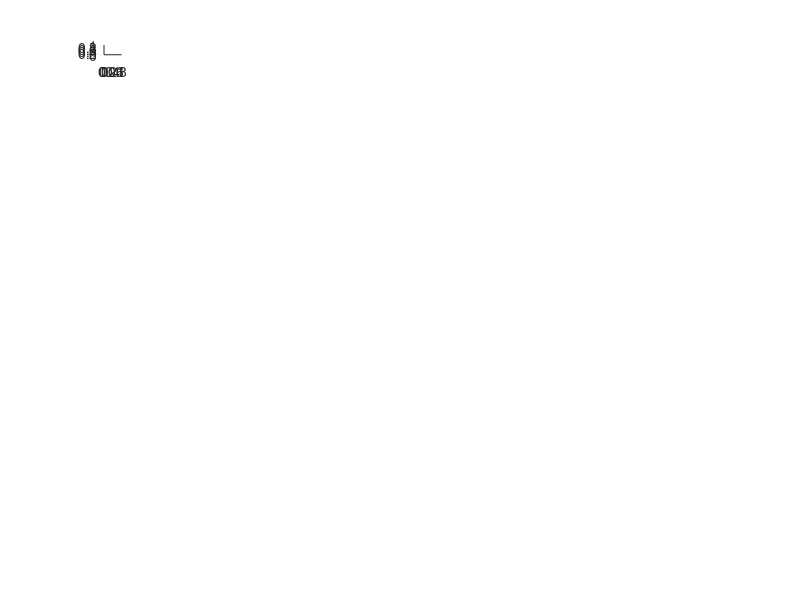

MATLAB code to generate this figure: (Note: this script raises an error after producing the figure.)
addpath('gwmcmc/')
sdp=[1,2,3,5,6,7,8,9,10,11,12,13];

figure(4)
clf

for i=1:numel(sdp)
   subplot(numel(sdp),numel(sdp),(i-1)*numel(sdp)+i)
   bins=linspace(pmin(sdp(i)),pmax(sdp(i)),10);
   histogram(mdlpstnl(sdp(i),:,end),bins,'EdgeColor',[0.5,0.5,0.5],'FaceColor',[0.5,0.5,0.5])

   title({pname{sdp(i)}})

  for j=1:(i-1)
    subplot(numel(sdp),numel(sdp),(i-1)*numel(sdp)+j)
    plot(mdlpstnl(sdp(j),:,end),mdlpstnl(sdp(i),:,end),'.','color',[0.5,0.5,.5])
    hold on

    xlim([pmin(sdp(j)),pmax(sdp(j))])
    ylim([pmin(sdp(i)),pmax(sdp(i))])
    if j==1
      ylabel(pname{sdp(i)})
    end
    if i==numel(sdp)
      xlabel(pname{sdp(j)})
    end
    
  end
end



set(gcf, 'PaperPosition', [0 0 15 12]);
set(gcf, 'PaperSize', [15 12]); 
print(gcf,'-dpdf','-painters',['corner_unbiased.pdf'])

clf


for i=1:numel(sdp)
   subplot(numel(sdp),numel(sdp),(i-1)*numel(sdp)+i)
   bins=linspace(pmin(sdp(i)),pmax(sdp(i)),10);
   histogram(mdlpstnl(sdp(i),:,end),bins,'EdgeColor',[0.5,0.5,0.5],'FaceColor',[0.5,0.5,0.5])
   hold on
   histogram(mdlpstcf(sdp(i),:,end),bins,'EdgeColor',[0.8,0.5,0.3],'FaceColor',[0.8,0.5,0.3],'Facealpha',0.3)

   
   title({pname{sdp(i)}})

  for j=1:(i-1)
    subplot(numel(sdp),numel(sdp),(i-1)*numel(sdp)+j)
    plot(mdlpstnl(sdp(j),:,end),mdlpstnl(sdp(i),:,end),'.','color',[0.5,0.5,.5])
    hold on
    plot(mdlpstcf(sdp(j),:,end),mdlpstcf(sdp(i),:,end),'.','color',[0.8,0.5,.5,0.3])

    xlim([pmin(sdp(j)),pmax(sdp(j))])
    ylim([pmin(sdp(i)),pmax(sdp(i))])
    if j==1
      ylabel(pname{sdp(i)})
    end
    if i==numel(sdp)
      xlabel(pname{sdp(j)})
    end
    
  end
end

set(gcf, 'PaperPosition', [0 0 15 12]);
set(gcf, 'PaperSize', [15 12]); 
print(gcf,'-dpdf','-painters',['corner_paleo.pdf'])

clf



for i=1:numel(sdp)
   subplot(numel(sdp),numel(sdp),(i-1)*numel(sdp)+i)
   bins=linspace(pmin(sdp(i)),pmax(sdp(i)),10);
   histogram(mdlpstnl(sdp(i),:,end),bins,'EdgeColor',[0.5,0.5,0.5],'FaceColor',[0.5,0.5,0.5])
   hold on
   histogram(mdlpstml(sdp(i),:,end),bins,'EdgeColor',[0.8,0.5,0.3],'FaceColor',[0.8,0.5,0.3],'Facealpha',0.3)

   
   title({pname{sdp(i)}})

  for j=1:(i-1)
    subplot(numel(sdp),numel(sdp),(i-1)*numel(sdp)+j)
    plot(mdlpstnl(sdp(j),:,end),mdlpstnl(sdp(i),:,end),'.','color',[0.5,0.5,.5])
    hold on
    plot(mdlpstml(sdp(j),:,end),mdlpstml(sdp(i),:,end),'.','color',[0.8,0.5,.5,0.3])

    xlim([pmin(sdp(j)),pmax(sdp(j))])
    ylim([pmin(sdp(i)),pmax(sdp(i))])
    if j==1
      ylabel(pname{sdp(i)})
    end
    if i==numel(sdp)
      xlabel(pname{sdp(j)})
    end
    
  end
end


set(gcf, 'PaperPosition', [0 0 15 12]);
set(gcf, 'PaperSize', [15 12]); 
print(gcf,'-dpdf','-painters',['corner_millar.pdf'])

clf

for i=1:numel(sdp)
   subplot(numel(sdp),numel(sdp),(i-1)*numel(sdp)+i)
   bins=linspace(pmin(sdp(i)),pmax(sdp(i)),10);
   histogram(mdlpstnl(sdp(i),:,end),bins,'EdgeColor',[0.5,0.5,0.5],'FaceColor',[0.5,0.5,0.5])
   hold on
   histogram(mdlpst(sdp(i),:,end),bins,'EdgeColor',[0.8,0.5,0.3],'FaceColor',[0.8,0.5,0.3],'Facealpha',0.3)

   title({pname{sdp(i)}})

  for j=1:(i-1)
    subplot(numel(sdp),numel(sdp),(i-1)*numel(sdp)+j)
    plot(mdlpstnl(sdp(j),:,end),mdlpstnl(sdp(i),:,end),'.','color',[0.5,0.5,.5])
    hold on
    plot(mdlpst(sdp(j),:,end),mdlpst(sdp(i),:,end),'.','color',[0.8,0.5,.5,0.3])

    xlim([pmin(sdp(j)),pmax(sdp(j))])
    ylim([pmin(sdp(i)),pmax(sdp(i))])
    if j==1
      ylabel(pname{sdp(i)})
    end
    if i==numel(sdp)
      xlabel(pname{sdp(j)})
    end
    
  end
end

set(gcf, 'PaperPosition', [0 0 15 12]);
set(gcf, 'PaperSize', [15 12]); 
print(gcf,'-dpdf','-painters',['corner_heat.pdf'])
